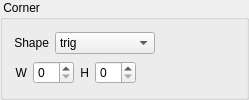
    <widget class="QGroupBox" name="groupbox_corner">
     <property name="title">
      <string> Corner </string>
     </property>
     <layout class="QHBoxLayout" name="horizontalLayout_5">
      <item>
       <layout class="QVBoxLayout" name="verticalLayout">
        <item>
         <layout class="QHBoxLayout" name="horizontalLayout_3">
          <item>
           <widget class="QLabel" name="label_corner_shape">
            <property name="text">
             <string>Shape</string>
            </property>
            <property name="alignment">
             <set>Qt::AlignRight|Qt::AlignTrailing|Qt::AlignVCenter</set>
            </property>
            <property name="buddy">
             <cstring>combobox_corner_shape</cstring>
            </property>
           </widget>
          </item>
          <item>
           <widget class="QComboBox" name="combobox_corner_shape">
            <property name="minimumSize">
             <size>
              <width>100</width>
              <height>0</height>
             </size>
            </property>
            <item>
             <property name="text">
              <string>trig</string>
             </property>
            </item>
            <item>
             <property name="text">
              <string>arc</string>
             </property>
            </item>
            <item>
             <property name="text">
              <string>rect</string>
             </property>
            </item>
           </widget>
          </item>
          <item>
           <spacer name="horizontalSpacer_7">
            <property name="orientation">
             <enum>Qt::Horizontal</enum>
            </property>
            <property name="sizeHint" stdset="0">
             <size>
              <width>40</width>
              <height>20</height>
             </size>
            </property>
           </spacer>
          </item>
         </layout>
        </item>
        <item>
         <layout class="QHBoxLayout" name="horizontalLayout_2">
          <item>
           <widget class="QLabel" name="label_corner_width">
            <property name="text">
             <string>W</string>
            </property>
            <property name="alignment">
             <set>Qt::AlignRight|Qt::AlignTrailing|Qt::AlignVCenter</set>
            </property>
            <property name="buddy">
             <cstring>spinbox_corner_width</cstring>
            </property>
           </widget>
          </item>
          <item>
           <widget class="QSpinBox" name="spinbox_corner_width">
            <property name="maximumSize">
             <size>
              <width>50</width>
              <height>16777215</height>
             </size>
            </property>
            <property name="maximum">
             <number>50</number>
            </property>
           </widget>
          </item>
          <item>
           <widget class="QLabel" name="label_corner_height">
            <property name="text">
             <string>H</string>
            </property>
            <property name="alignment">
             <set>Qt::AlignRight|Qt::AlignTrailing|Qt::AlignVCenter</set>
            </property>
            <property name="buddy">
             <cstring>spinbox_corner_height</cstring>
            </property>
           </widget>
          </item>
          <item>
           <widget class="QSpinBox" name="spinbox_corner_height">
            <property name="maximumSize">
             <size>
              <width>50</width>
              <height>16777215</height>
             </size>
            </property>
            <property name="maximum">
             <number>50</number>
            </property>
           </widget>
          </item>
          <item>
           <spacer name="horizontalSpacer_8">
            <property name="orientation">
             <enum>Qt::Horizontal</enum>
            </property>
            <property name="sizeHint" stdset="0">
             <size>
              <width>40</width>
              <height>20</height>
             </size>
            </property>
           </spacer>
          </item>
         </layout>
        </item>
       </layout>
      </item>
      <item>
       <spacer name="horizontalSpacer_2">
        <property name="orientation">
         <enum>Qt::Horizontal</enum>
        </property>
        <property name="sizeHint" stdset="0">
         <size>
          <width>40</width>
          <height>20</height>
         </size>
        </property>
       </spacer>
      </item>
     </layout>
    </widget>
